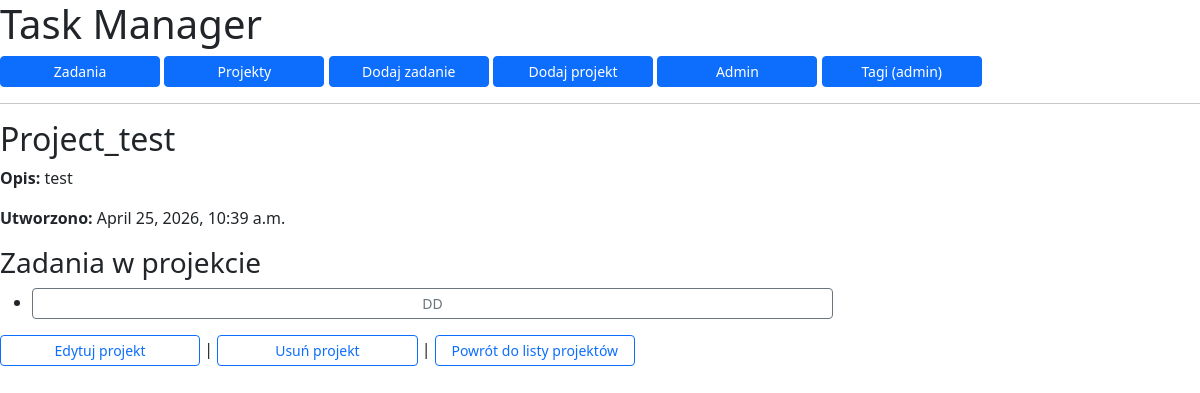
The app's page /project/3/, older data.
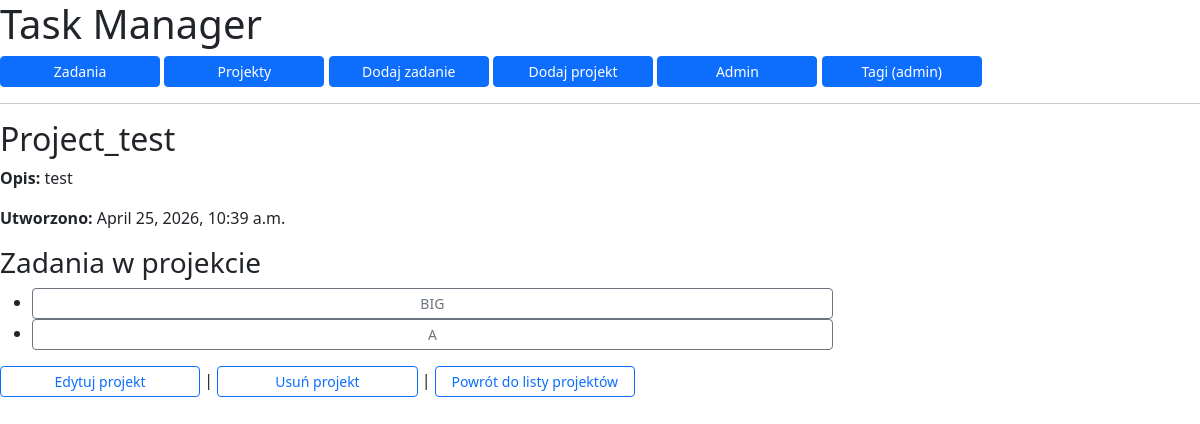
The same page, newer data.
### seredaApp/models.py (models this page shows, shortened)
class Task(models.Model):
    class Status(models.TextChoices):
        TODO = "do zrobienia", "Do zrobienia"
        DOING = "w trakcie", "W trakcie"
        DONE = "zrobione", "Zrobione"
    project = models.ForeignKey(
        Project,
        on_delete=models.CASCADE,
        related_name="tasks",
    )
    title = models.CharField(max_length=100)
    description = models.TextField(blank=True)
    status = models.CharField(
        max_length=12,
        choices=Status.choices,
        default=Status.TODO,
    )
    due_date = models.DateField(blank=True, null=True)
    created_at = models.DateTimeField(auto_now_add=True)
    tags = models.ManyToManyField(
        Tag,
        blank=True,
        related_name="tasks",
    )
    class Meta:
        ordering = ["-created_at"]

### seredaApp/views.py (the view)
# urls.py: path("project/<int:pk>/", ProjectDetailView.as_view(), name="project_detail"),
class ProjectDetailView(DetailView):
    model = Project
    template_name = "seredaApp/project_detail.html"
    context_object_name = "project"

### seredaApp/templates/seredaApp/project_detail.html
{% extends "base.html" %}
{% block content %}
<h2>{{ project.name }}</h2>
<p><strong>Opis:</strong> {{ project.description }}</p>
<p><strong>Utworzono:</strong> {{ project.created_at }}</p>
<h3>Zadania w projekcie</h3>
<ul>
    {% for task in project.tasks.all %}
        <li>
            <a href="{% url 'task_detail' task.pk %}" class="btn btn-outline-secondary btn-sm" style="width: 100ch;">
                {{ task.title }}
            </a>
        </li>
    {% empty %}
        <li>Brak zadań w tym projekcie.</li>
    {% endfor %}
</ul>
<p>
    <a href="{% url 'project_edit' project.pk %}" class="btn btn-outline-primary btn-sm" style="width: 25ch;">Edytuj projekt</a>
    |
    <a href="{% url 'project_delete' project.pk %}" class="btn btn-outline-primary btn-sm" style="width: 25ch;">Usuń projekt</a>
    |
    <a href="{% url 'project_list' %}" class="btn btn-outline-primary btn-sm" style="width: 25ch;">Powrót do listy projektów</a>
</p>
{% endblock %}

Row changes from the older to the newer data that the page shows:
removed Task: title "DD"
added Task: title "BIG"
now on this page (row edited): Task: title "A"
